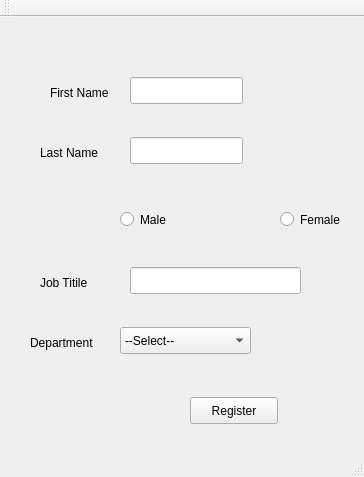
<?xml version="1.0" encoding="UTF-8"?>
<ui version="4.0">
 <class>MainWindow</class>
 <widget class="QMainWindow" name="MainWindow">
  <property name="geometry">
   <rect>
    <x>0</x>
    <y>0</y>
    <width>364</width>
    <height>477</height>
   </rect>
  </property>
  <property name="windowTitle">
   <string>MainWindow</string>
  </property>
  <widget class="QWidget" name="centralWidget">
   <widget class="QLabel" name="label">
    <property name="geometry">
     <rect>
      <x>50</x>
      <y>60</y>
      <width>81</width>
      <height>31</height>
     </rect>
    </property>
    <property name="text">
     <string>First Name</string>
    </property>
   </widget>
   <widget class="QLineEdit" name="f_name_label">
    <property name="geometry">
     <rect>
      <x>130</x>
      <y>60</y>
      <width>113</width>
      <height>27</height>
     </rect>
    </property>
   </widget>
   <widget class="QLineEdit" name="l_name_label">
    <property name="geometry">
     <rect>
      <x>130</x>
      <y>120</y>
      <width>113</width>
      <height>27</height>
     </rect>
    </property>
   </widget>
   <widget class="QLabel" name="label_2">
    <property name="geometry">
     <rect>
      <x>40</x>
      <y>120</y>
      <width>81</width>
      <height>31</height>
     </rect>
    </property>
    <property name="text">
     <string>Last Name</string>
    </property>
   </widget>
   <widget class="QRadioButton" name="male_radio">
    <property name="geometry">
     <rect>
      <x>120</x>
      <y>190</y>
      <width>110</width>
      <height>25</height>
     </rect>
    </property>
    <property name="text">
     <string>Male</string>
    </property>
   </widget>
   <widget class="QRadioButton" name="female_radio">
    <property name="geometry">
     <rect>
      <x>280</x>
      <y>190</y>
      <width>110</width>
      <height>25</height>
     </rect>
    </property>
    <property name="text">
     <string>Female</string>
    </property>
   </widget>
   <widget class="QLineEdit" name="job_title_label">
    <property name="geometry">
     <rect>
      <x>130</x>
      <y>250</y>
      <width>171</width>
      <height>27</height>
     </rect>
    </property>
   </widget>
   <widget class="QLabel" name="label_3">
    <property name="geometry">
     <rect>
      <x>40</x>
      <y>250</y>
      <width>81</width>
      <height>31</height>
     </rect>
    </property>
    <property name="text">
     <string>Job Titile</string>
    </property>
   </widget>
   <widget class="QLabel" name="label_4">
    <property name="geometry">
     <rect>
      <x>30</x>
      <y>310</y>
      <width>81</width>
      <height>31</height>
     </rect>
    </property>
    <property name="text">
     <string>Department</string>
    </property>
   </widget>
   <widget class="QPushButton" name="registration_btn">
    <property name="geometry">
     <rect>
      <x>190</x>
      <y>380</y>
      <width>88</width>
      <height>27</height>
     </rect>
    </property>
    <property name="text">
     <string>Register</string>
    </property>
   </widget>
   <widget class="QComboBox" name="dpt_combobox">
    <property name="geometry">
     <rect>
      <x>120</x>
      <y>310</y>
      <width>131</width>
      <height>27</height>
     </rect>
    </property>
    <item>
     <property name="text">
      <string>--Select--</string>
     </property>
    </item>
    <item>
     <property name="text">
      <string>Finance</string>
     </property>
    </item>
    <item>
     <property name="text">
      <string>Human Resource</string>
     </property>
    </item>
    <item>
     <property name="text">
      <string>ICT</string>
     </property>
    </item>
    <item>
     <property name="text">
      <string>Information Security</string>
     </property>
    </item>
    <item>
     <property name="text">
      <string>Internal Audit</string>
     </property>
    </item>
    <item>
     <property name="text">
      <string>management</string>
     </property>
    </item>
    <item>
     <property name="text">
      <string>Administration</string>
     </property>
    </item>
   </widget>
  </widget>
  <widget class="QMenuBar" name="menuBar">
   <property name="geometry">
    <rect>
     <x>0</x>
     <y>0</y>
     <width>364</width>
     <height>24</height>
    </rect>
   </property>
  </widget>
  <widget class="QToolBar" name="mainToolBar">
   <attribute name="toolBarArea">
    <enum>TopToolBarArea</enum>
   </attribute>
   <attribute name="toolBarBreak">
    <bool>false</bool>
   </attribute>
  </widget>
  <widget class="QStatusBar" name="statusBar"/>
 </widget>
 <layoutdefault spacing="6" margin="11"/>
 <resources/>
 <connections>
  <connection>
   <sender>registration_btn</sender>
   <signal>clicked(bool)</signal>
   <receiver>MainWindow</receiver>
   <slot>close()</slot>
   <hints>
    <hint type="sourcelabel">
     <x>233</x>
     <y>434</y>
    </hint>
    <hint type="destinationlabel">
     <x>181</x>
     <y>238</y>
    </hint>
   </hints>
  </connection>
 </connections>
</ui>
